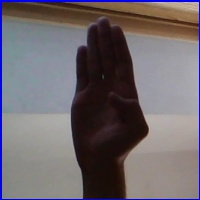
#> input picture EXE/B755.jpg, 200 x 200 px, given in place of the camera
$ jupyter execute collect-data_m1new.ipynb
#> lines starting #> are read from the running program, lines starting #| are printed output that depends on the picture
[cell 1]
import cv2
import numpy as np
import os


if not os.path.exists("dataset"):
    os.makedirs("dataset")
    os.makedirs("dataset/train")
    os.makedirs("dataset/test")


    os.makedirs("dataset/train/0")
    os.makedirs("dataset/train/BOIRE")
    os.makedirs("dataset/train/JETAIME")
    os.makedirs("dataset/train/MERCI")
    os.makedirs("dataset/train/JOUER")
    os.makedirs("dataset/train/AMOUR")

    os.makedirs("dataset/test/0")
    os.makedirs("dataset/test/BOIRE")
    os.makedirs("dataset/test/JETAIME")
    os.makedirs("dataset/test/MERCI")
    os.makedirs("dataset/test/JOUER")
    os.makedirs("dataset/test/AMOUR")
##    os.makedirs("dataset/test/space")

# creation des dossiers de notre base des données
mode = 'train'
directory = 'dataset/'+mode+'/'

cap = cv2.VideoCapture(0)#ouvertur de camera

while True:
    _, frame = cap.read()#debut de capture
#> frame is the input picture: shape (200, 200, 3); mean B, G, R 108.7, 103.5, 110.8

    frame = cv2.flip(frame, 1)#flip:pour la bonne suivi des main
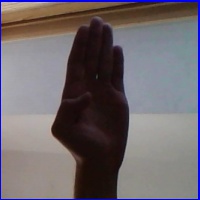
#> frame: shape (200, 200, 3); mean B, G, R 108.7, 103.5, 110.8


    count = {
             'A': len(os.listdir(directory+"/AMOUR")),
             'B': len(os.listdir(directory+"/BOIRE")),
             'G': len(os.listdir(directory+"/JOUER")),
             'J': len(os.listdir(directory+"/JETAIME")),
             'M': len(os.listdir(directory+"/MERCI")),
             '0': len(os.listdir(directory+"/0")),
##             'space': len(os.listdir(directory+"/space")),

             }


    cv2.putText(frame, "MODE : "+mode, (10, 50), cv2.FONT_HERSHEY_PLAIN, 1, (0,255,255), 1)
    cv2.putText(frame, "PROJET FIN D'ETUDE 21/22 :", (2, 20), cv2.FONT_HERSHEY_PLAIN, 0.8, (255,255,255), 1)
    cv2.putText(frame, "Nbr Images :", (10, 100), cv2.FONT_HERSHEY_COMPLEX, 0.7, (255,255,255), 1)
    cv2.putText(frame, "BOIRE : "+str(count['B']), (50, 135), cv2.FONT_HERSHEY_PLAIN, 1, (0,255,255), 1)
    cv2.putText(frame, "JETAIME : "+str(count['J']), (50, 165), cv2.FONT_HERSHEY_PLAIN, 1, (0,255,255), 1)
    cv2.putText(frame, "MERCI: "+str(count['M']), (50, 195), cv2.FONT_HERSHEY_PLAIN, 1, (0,255,255), 1)
    cv2.putText(frame, "JOUER : "+str(count['G']), (50, 225), cv2.FONT_HERSHEY_PLAIN, 1, (0,255,255), 1)
    cv2.putText(frame, "AMOUR : "+str(count['A']), (50, 255), cv2.FONT_HERSHEY_PLAIN, 1, (0,255,255), 1)
    cv2.putText(frame, "0 : "+str(count['0']), (50, 280), cv2.FONT_HERSHEY_PLAIN, 1, (0,255,255), 1)
   #affiche des mots de notre base de données avec leurs nombre


    #ajuster la fenetre de capture
    x1 = int(0.3*frame.shape[1])
#> x1 = 60
    y1 = 5
    x2 = frame.shape[1]-10
#> x2 = 190
    y2 = int(0.7*frame.shape[1])
#> y2 = 140

    cv2.rectangle(frame, (x1-1, y1-1), (x2+1, y2+1), (255,0,0) ,1)
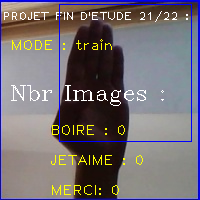
#> frame: shape (200, 200, 3); mean B, G, R 113.3, 108.7, 115.4

    roi = frame[y1:y2, x1:x2]
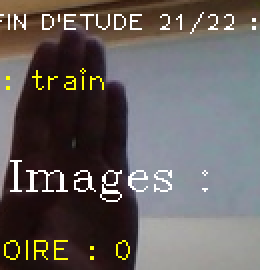
#> roi: shape (135, 130, 3) (shown 2 times larger); mean B, G, R 93.3, 95.1, 100.9
    roi = cv2.resize(roi, (400, 400))
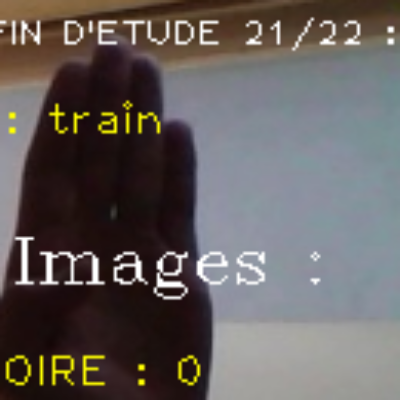
#> roi: shape (400, 400, 3); mean B, G, R 93.2, 94.9, 100.8

    cv2.imshow("Capture", frame)

    #convertir les images en niveau e gris
    roi = cv2.cvtColor(roi, cv2.COLOR_BGR2RGB)
    _, roi = cv2.threshold(roi, 120, 255, cv2.THRESH_BINARY)#seuillage au niveau binaire
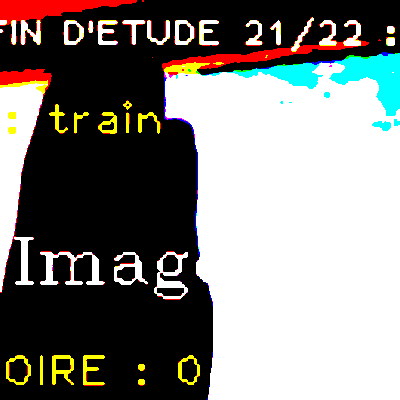
#> roi: shape (400, 400, 3); mean R, G, B 129.6, 127.7, 123.6
    cv2.imshow("Image", roi)

    interrupt = cv2.waitKey(10)
#> (key Esc is pressed here)
    if interrupt & 0xFF == 27: # esc key
        break


    if interrupt & 0xFF == ord('A'):
        cv2.imwrite(directory+'AMOUR/'+str(count['A'])+'.jpg', roi)
    if interrupt & 0xFF == ord('B'):
        cv2.imwrite(directory+'BOIRE/'+str(count['B'])+'.jpg', roi)

    if interrupt & 0xFF == ord('G'):
        cv2.imwrite(directory+'JOUER/'+str(count['G'])+'.jpg', roi)

    if interrupt & 0xFF == ord('J'):
        cv2.imwrite(directory+'JETAIME/'+str(count['J'])+'.jpg', roi)

    if interrupt & 0xFF == ord('M'):
        cv2.imwrite(directory+'MERCI/'+str(count['M'])+'.jpg', roi)

    if interrupt & 0xFF == ord('0'):
        cv2.imwrite(directory+'0/'+str(count['0'])+'.jpg', roi)


cap.release()
cv2.destroyAllWindows()
